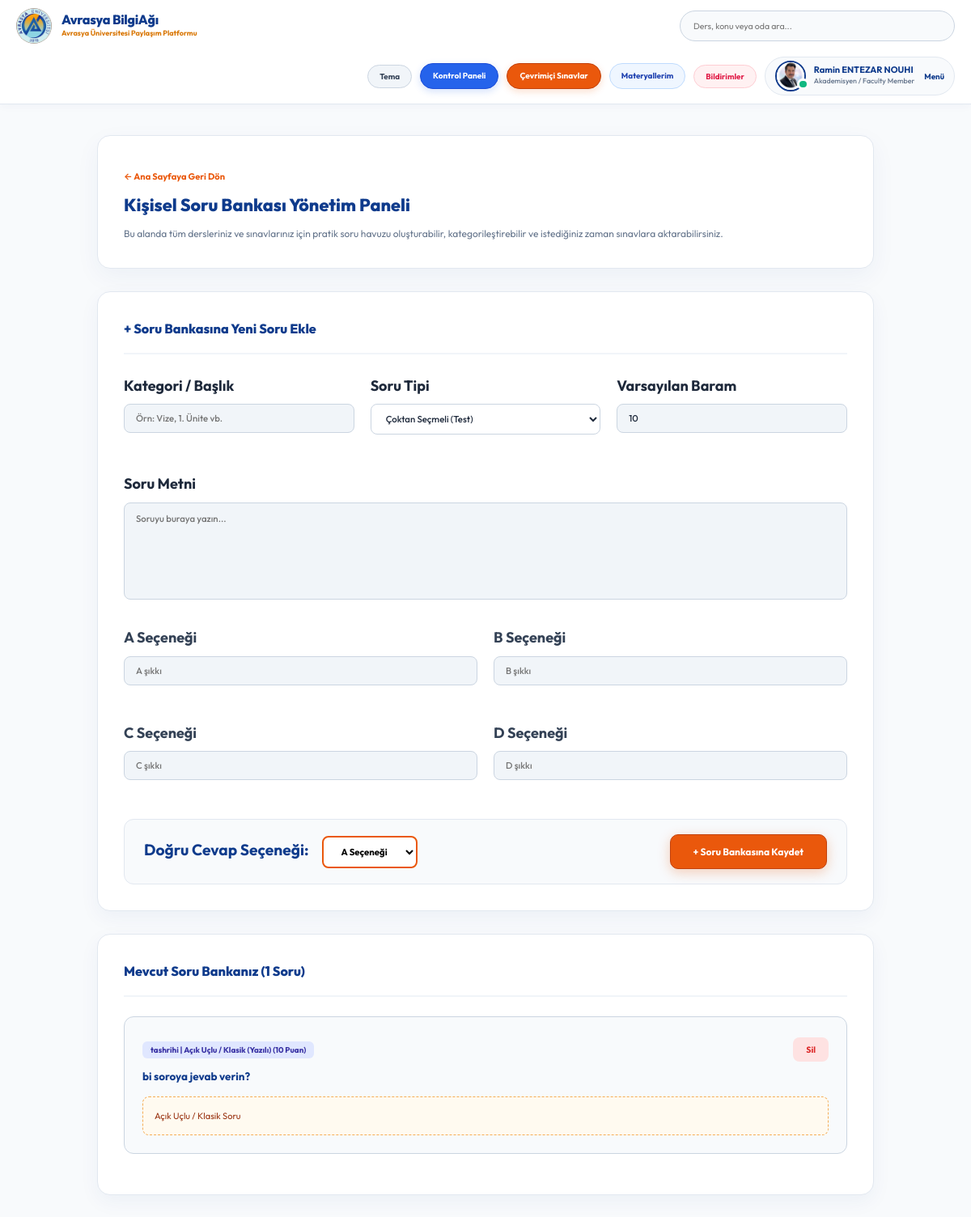
The page /question-bank/ (signed in) on the database its author committed.
### base/models.py (models this page shows, shortened)
class User(AbstractUser):
    name = models.CharField(max_length=200, null=True, verbose_name="Ad Soyad")
    email = models.EmailField(unique=True, null=True, verbose_name="E-Posta Adresi")
    bio = models.TextField(null=True, verbose_name="Hakkımda (Biyografi)")
    avatar = models.ImageField(null=True, default="avatar.svg", verbose_name="Profil Fotoğrafı (Avatar)")
    student_id = models.CharField(max_length=50, null=True, blank=True, verbose_name="Öğrenci / Sicil No")
    department = models.CharField(max_length=100, choices=DEPARTMENT_CHOICES, default='Genel / Diğer', verbose_name="Fakülte / Bölüm")
    role = models.CharField(max_length=20, choices=ROLE_CHOICES, default='student', verbose_name="Akademik Rol")
    github_link = models.URLField(max_length=255, null=True, blank=True, verbose_name="GitHub Profili")
    linkedin_link = models.URLField(max_length=255, null=True, blank=True, verbose_name="LinkedIn Profili")
    objects = CustomUserManager()
    USERNAME_FIELD = 'email'
    REQUIRED_FIELDS = ['username']
    @property
    def unread_notifications_count(self):
        return self.notifications.filter(is_read=False).count()
    @property
    def unread_notifications(self):
        return self.notifications.filter(is_read=False)

class QuestionBankItem(models.Model):
    creator = models.ForeignKey(User, on_delete=models.CASCADE, related_name='question_bank')
    title = models.CharField(max_length=150, verbose_name="Konu / Başlık")
    question_type = models.CharField(max_length=20, choices=Question.QUESTION_TYPES, default='multiple_choice', verbose_name="Soru Tipi")
    text = models.TextField(verbose_name="Soru Metni")
    option_a = models.CharField(max_length=300, null=True, blank=True, verbose_name="A Seçeneği")
    option_b = models.CharField(max_length=300, null=True, blank=True, verbose_name="B Seçeneği")
    option_c = models.CharField(max_length=300, null=True, blank=True, verbose_name="C Seçeneği")
    option_d = models.CharField(max_length=300, null=True, blank=True, verbose_name="D Seçeneği")
    correct_option = models.CharField(max_length=1, choices=Question.OPTION_CHOICES, default='A', null=True, blank=True, verbose_name="Doğru Cevap")
    points = models.PositiveIntegerField(default=10, verbose_name="Varsayılan Puan")
    created_at = models.DateTimeField(auto_now_add=True)
    class Meta:
        ordering = ['-created_at']

### base/views.py (the view, shortened to what this page needs)
# urls.py: path('question-bank/', views.question_bank_view, name="question-bank"),
@login_required(login_url='login')
def question_bank_view(request):
    if request.user.role not in ['faculty', 'teacher'] and not request.user.is_superuser:
        messages.error(request, "Soru bankasına sadece öğretim üyeleri erişebilir.")
        return redirect('home')
    items = QuestionBankItem.objects.filter(creator=request.user)
    form = QuestionBankItemForm()
    context = {'items': items, 'form': form}
    return render(request, 'base/question_bank.html', context)

### base/templates/base/question_bank.html (shortened to what this page needs)
{% extends 'main.html' %}
{% block content %}
<main class="layout">
  <div class="container" style="max-width: 1000px; margin: 30px auto; padding: 0 20px; display: block !important; width: 100%;">
    <div style="background: #ffffff; border: 1px solid #e2e8f0; border-radius: 16px; padding: 32px; box-shadow: 0 10px 30px rgba(15, 59, 140, 0.05); margin-bottom: 28px; width: 100%;">
      <div style="display: flex; justify-content: space-between; align-items: center; flex-wrap: wrap; gap: 16px;">
        <div>
          <a href="{% url 'home' %}" style="color: #ea580c; font-weight: 700; font-size: 0.92rem; text-decoration: none; display: inline-block; margin-bottom: 8px;">
            &larr; Ana Sayfaya Geri Dön
          </a>
          <h1 style="margin: 0; font-size: 1.8rem; color: #0f3b8c; font-weight: 800;">Kişisel Soru Bankası Yönetim Paneli</h1>
          <p style="margin: 8px 0 0 0; color: #64748b; font-size: 1rem;">
            Bu alanda tüm dersleriniz ve sınavlarınız için pratik soru havuzu oluşturabilir, kategorileştirebilir ve istediğiniz zaman sınavlara aktarabilirsiniz.
          </p>
        </div>
      </div>
    </div>
    <div style="background: #ffffff; border: 1px solid #e2e8f0; border-radius: 16px; padding: 32px; box-shadow: 0 8px 25px rgba(15, 59, 140, 0.05); margin-bottom: 28px;">
      <div style="border-bottom: 2px solid #f1f5f9; padding-bottom: 16px; margin-bottom: 24px;">
        <h2 style="margin: 0; font-size: 1.35rem; color: #0f3b8c; font-weight: 800;">+ Soru Bankasına Yeni Soru Ekle</h2>
      </div>
      <form action="" method="POST" class="form">
        <div style="display: grid; grid-template-columns: 1fr 1fr 1fr; gap: 20px; margin-bottom: 22px;">
          <div class="form__group">
            <label style="display: block; font-weight: 700; color: #1e293b; margin-bottom: 8px;">Kategori / Başlık</label>
            {{ form.title }}
          </div>
          <div class="form__group">
            <label style="display: block; font-weight: 700; color: #1e293b; margin-bottom: 8px;">Soru Tipi</label>
            {{ form.question_type }}
          </div>
          <div class="form__group">
            <label style="display: block; font-weight: 700; color: #1e293b; margin-bottom: 8px;">Varsayılan Baram</label>
            {{ form.points }}
          </div>
        </div>
        <div class="form__group" style="margin-bottom: 22px;">
          <label style="display: block; font-weight: 700; color: #1e293b; margin-bottom: 8px;">Soru Metni</label>
          {{ form.text }}
        </div>
        <div id="bank-options-section" style="display: grid; grid-template-columns: 1fr 1fr; gap: 20px; margin-bottom: 24px;">
          <div class="form__group">
            <label style="display: block; font-weight: 700; color: #334155; margin-bottom: 8px;">A Seçeneği</label>
            {{ form.option_a }}
          </div>
          <div class="form__group">
            <label style="display: block; font-weight: 700; color: #334155; margin-bottom: 8px;">B Seçeneği</label>
            {{ form.option_b }}
          </div>
          <div class="form__group">
            <label style="display: block; font-weight: 700; color: #334155; margin-bottom: 8px;">C Seçeneği</label>
            {{ form.option_c }}
          </div>
          <div class="form__group">
            <label style="display: block; font-weight: 700; color: #334155; margin-bottom: 8px;">D Seçeneği</label>
            {{ form.option_d }}
          </div>
        </div>
        <div style="display: flex; justify-content: space-between; align-items: center; background: #f8fafc; padding: 18px 24px; border-radius: 12px; border: 1px solid #e2e8f0;">
          <div id="bank-correct-container">
            <label style="font-weight: 700; color: #0f3b8c; margin-right: 12px;">Doğru Cevap Seçeneği:</label>
            <span style="display: inline-block;">{{ form.correct_option }}</span>
          </div>
          <button type="submit" style="padding: 13px 28px; font-weight: 700; font-size: 1rem; background: #ea580c; color: #ffffff; border: 1px solid #c2410c; border-radius: 10px; cursor: pointer; box-shadow: 0 4px 15px rgba(234, 88, 12, 0.28);">
            + Soru Bankasına Kaydet
          </button>
        </div>
      </form>
    </div>
    <div style="background: #ffffff; border: 1px solid #e2e8f0; border-radius: 16px; padding: 32px; box-shadow: 0 8px 25px rgba(15, 59, 140, 0.05);">
      <div style="border-bottom: 2px solid #f1f5f9; padding-bottom: 16px; margin-bottom: 24px;">
        <h2 style="margin: 0; font-size: 1.35rem; color: #0f3b8c; font-weight: 800;">
          Mevcut Soru Bankanız ({{ items.count }} Soru)
        </h2>
      </div>
      {% if items %}
        {% for item in items %}
        <div style="border: 1px solid #cbd5e1; border-radius: 12px; padding: 22px; margin-bottom: 18px; background: #f8fafc;">
          <div style="display: flex; justify-content: space-between; align-items: flex-start; margin-bottom: 14px; flex-wrap: wrap; gap: 10px;">
            <div>
              <span style="background: #e0e7ff; color: #3730a3; font-weight: 700; font-size: 0.82rem; padding: 4px 10px; border-radius: 6px;">
                {{ item.title }} | {{ item.get_question_type_display }} ({{ item.points }} Puan)
              </span>
              <div style="font-weight: 700; color: #0f3b8c; font-size: 1.12rem; margin-top: 8px;">
                {{ item.text }}
              </div>
            </div>
            <form action="" method="POST" style="margin: 0;" onsubmit="return confirm('Bu soruyu soru bankanızdan silmek istediğinize emin misiniz?');">
              <button type="submit" style="color: #dc2626; font-size: 0.88rem; font-weight: 700; background: #fee2e2; border: none; border-radius: 8px; padding: 8px 16px; cursor: pointer;">
                Sil
              </button>
            </form>
          </div>
          {% if item.question_type == 'multiple_choice' %}
          <div style="display: grid; grid-template-columns: 1fr 1fr; gap: 14px; font-size: 0.95rem;">
            <div style="padding: 12px 16px; border-radius: 8px; {% if item.correct_option == 'A' %}background:#dcfce7; color:#15803d; font-weight:700; border:1px solid #22c55e;{% else %}background:#fff; border:1px solid #e2e8f0;{% endif %}">
              A) {{ item.option_a }}
            </div>
            <div style="padding: 12px 16px; border-radius: 8px; {% if item.correct_option == 'B' %}background:#dcfce7; color:#15803d; font-weight:700; border:1px solid #22c55e;{% else %}background:#fff; border:1px solid #e2e8f0;{% endif %}">
              B) {{ item.option_b }}
            </div>
            <div style="padding: 12px 16px; border-radius: 8px; {% if item.correct_option == 'C' %}background:#dcfce7; color:#15803d; font-weight:700; border:1px solid #22c55e;{% else %}background:#fff; border:1px solid #e2e8f0;{% endif %}">
              C) {{ item.option_c }}
            </div>
            <div style="padding: 12px 16px; border-radius: 8px; {% if item.correct_option == 'D' %}background:#dcfce7; color:#15803d; font-weight:700; border:1px solid #22c55e;{% else %}background:#fff; border:1px solid #e2e8f0;{% endif %}">
              D) {{ item.option_d }}
            </div>
          </div>
          {% else %}
          <div style="padding: 14px; background: #fffaf0; border: 1px dashed #f6ad55; border-radius: 8px; color: #9a3412; font-size: 0.92rem;">
            Açık Uçlu / Klasik Soru
          </div>
          {% endif %}
        </div>
        {% endfor %}
      {% else %}
        <div style="text-align: center; padding: 40px; color: #64748b; font-size: 1.05rem;">
          Soru bankanızda henüz kayıtlı bir soru bulunmuyor. Yukarıdaki form ile hemen ilk sorunuzu ekleyin!
        </div>
      {% endif %}
    </div>
  </div>
</main>
{% endblock %}

### templates/navbar.html (shortened to what this page needs)
{% load static %}
<header class="header header--loggedIn" style="background: #ffffff; border-bottom: 1px solid #e2e8f0; padding: 10px 0; position: sticky; top: 0; z-index: 999; box-shadow: 0 2px 10px rgba(15, 59, 140, 0.04);">
    <div class="container" style="display: flex; justify-content: space-between; align-items: center; gap: 16px; flex-wrap: wrap; width: 100%; max-width: 1400px; margin: 0 auto; padding: 0 20px;">
        <a href="{% url 'home' %}" class="header__logo" style="display: flex; align-items: center; gap: 12px; text-decoration: none; flex-shrink: 0;">
            <img src="{% static 'images/avrasya_logo.png' %}" alt="Avrasya University Logo" style="width: 44px; height: 44px; object-fit: contain; background: transparent; border: none; border-radius: 50%; flex-shrink: 0;" />
            <div style="white-space: nowrap;">
                <h1 style="margin: 0; font-weight: 800; font-size: 1.35rem; color: #0f3b8c; letter-spacing: -0.3px; line-height: 1.2; white-space: nowrap !important;">Avrasya BilgiAğı</h1>
                <span style="font-size: 0.75rem; color: #d97706; font-weight: 700; display: block; white-space: nowrap !important;">Avrasya Üniversitesi Paylaşım Platformu</span>
            </div>
        </a>
        <form class="header__search" method="GET" action="{% url 'home' %}" style="flex: 1 1 220px; max-width: 340px; margin: 0;">
            <div style="background: #f8fafc; border: 1px solid #cbd5e1; border-radius: 50px; padding: 6px 16px; display: flex; align-items: center; gap: 10px; width: 100%; height: 38px;">
                <input name="q" placeholder="Ders, konu veya oda ara..." style="background: transparent; border: none; outline: none; width: 100%; font-size: 0.88rem; color: #1e293b; padding: 0;" />
            </div>
        </form>
        <nav class="header__menu" style="display: flex; align-items: center; gap: 10px; flex-shrink: 0; margin-left: auto;">
            <button id="themeToggleBtn" onclick="toggleTheme()" title="Gece / Gündüz Modu" style="background: #f1f5f9; border: 1px solid #cbd5e1; padding: 7px 14px; border-radius: 50px; display: flex; align-items: center; justify-content: center; cursor: pointer; font-size: 0.82rem; font-weight: 700; transition: all 0.2s ease; color: #334155; flex-shrink: 0;">
                Tema
            </button>
            {% if request.user.is_authenticated %}
            <a href="{% url 'dashboard' %}" style="display: inline-flex; align-items: center; gap: 6px; background: #2563eb; color: #ffffff; border: 1px solid #1d4ed8; padding: 7px 15px; border-radius: 50px; font-weight: 700; font-size: 0.84rem; text-decoration: none; white-space: nowrap; box-shadow: 0 3px 10px rgba(37, 99, 235, 0.2); flex-shrink: 0;">
                Kontrol Paneli
            </a>
            {% endif %}
            <a href="{% url 'quizzes' %}" style="display: inline-flex; align-items: center; gap: 6px; background: #ea580c; color: #ffffff; border: 1px solid #c2410c; padding: 7px 15px; border-radius: 50px; font-weight: 700; font-size: 0.84rem; text-decoration: none; white-space: nowrap; box-shadow: 0 3px 10px rgba(234, 88, 12, 0.2); flex-shrink: 0;">
                Çevrimiçi Sınavlar
            </a>
            {% if request.user.is_authenticated %}
            <a href="{% url 'saved-resources' %}" title="Kaydedilen Materyallerim" style="display: flex; align-items: center; justify-content: center; background: #eff6ff; border: 1px solid #bfdbfe; color: #1e40af; padding: 7px 14px; border-radius: 50px; text-decoration: none; font-size: 0.82rem; font-weight: 700; flex-shrink: 0;">
                Materyallerim
            </a>
            <div style="position: relative; flex-shrink: 0;">
                <button onclick="const m=document.getElementById('notifModal'); m.style.display = m.style.display === 'none' ? 'block' : 'none';" title="Bildirimler" style="background: #fff1f2; border: 1px solid #fecdd3; color: #e11d48; padding: 7px 14px; border-radius: 50px; cursor: pointer; font-size: 0.82rem; font-weight: 700; display: flex; align-items: center; gap: 6px; position: relative;">
                    Bildirimler
                </button>
            </div>
            <div class="header__user" style="display: flex; align-items: center; gap: 12px; background: #f8fafc; border: 1px solid #e2e8f0; padding: 4px 12px; border-radius: 50px; flex-shrink: 0;">
                <a href="{% url 'update-user' %}" style="display: flex; align-items: center; gap: 10px; text-decoration: none;">
                    <div class="avatar avatar--medium active">
                        <img src="{{request.user.avatar.url}}" style="width: 34px; height: 34px; border-radius: 50%; object-fit: cover;" />
                    </div>
                    <div>
                        <p style="margin: 0; font-weight: 700; color: #0f3b8c; line-height: 1.2; font-size: 0.92rem; white-space: nowrap;">{{request.user.name|default:request.user.username}}</p>
                        <span style="font-size: 0.74rem; color: #64748b; font-weight: 500; display: block; white-space: nowrap;">{{request.user.get_role_display}}</span>
                    </div>
                </a>
                <button class="dropdown-button" style="background: transparent; border: none; cursor: pointer; font-weight: 700; color: #0f3b8c; font-size: 0.82rem;">
                    Menü
                </button>
            </div>
            {% endif %}
        </nav>
    </div>
</header>

### rows shown on the page
User: user.avatar (picture), user.name "Ramin ENTEZAR NOUHI", user.role "Akademisyen / Faculty Member"
QuestionBankItem: title "tashrihi", question_type "Açık Uçlu / Klasik (Yazılı)", points "10", text "bi soroya jevab verin?", shows "Açık Uçlu / Klasik Soru"

### other values the page prints
{{ items.count }} "1"
